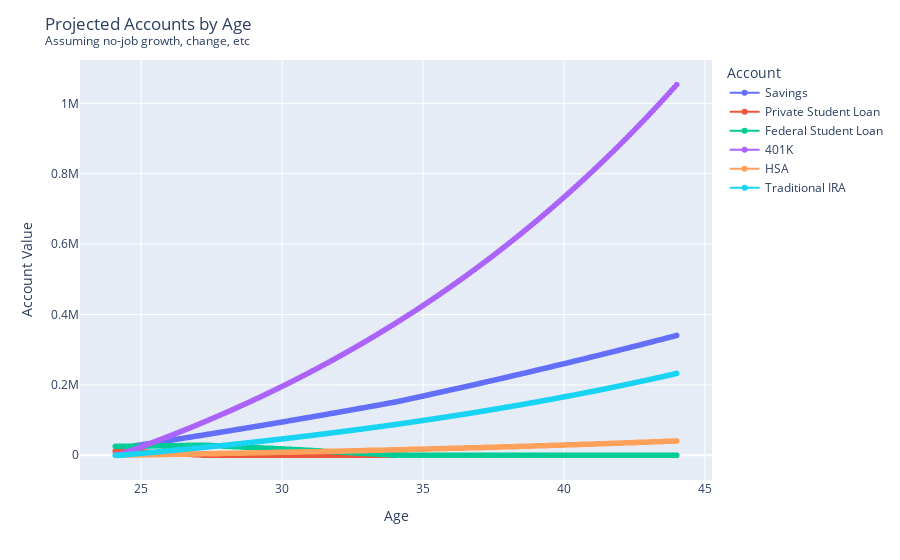

Notebook source saved alongside this figure:
### Code cell
# Extract the required columns
plot_dat = results['Accounts'].with_columns((pl.col("Years") + current_age).alias("Age")).drop("Years").filter(pl.col("Age") < current_age+look_ahead_years)

# Plot each account value over the years
fig = px.line(plot_dat.melt(id_vars="Age").rename(mapping={"variable" : "Account"}), x="Age", y="value", color='Account', markers=True)

# Update layout and show the plot
fig.update_layout(title = "Projected Accounts by Age <br><sup>Assuming no-job growth, change, etc</sup>", xaxis_title='Age', yaxis_title='Account Value')
fig.show()

### Figure 1 — Plotly figure (JSON) as saved in the notebook; plotly's stock layout.template omitted (floating-point values rounded to 4 significant figures; data arrays with more than 128 entries replaced by an {"elided": "..."} marker saying what was removed)
{"data": [{"hovertemplate": "Account=Savings<br>Age=%{x}<br>value=%{y}<extra></extra>", "legendgroup": "Savings", "line": {"color": "#636efa", "dash": "solid"}, "marker": {"symbol": "circle"}, "mode": "lines+markers", "name": "Savings", "showlegend": true, "type": "scattergl", "x": {"elided": "240 float values"}, "xaxis": "x", "y": {"elided": "240 float values"}, "yaxis": "y"}, {"hovertemplate": "Account=Private Student Loan<br>Age=%{x}<br>value=%{y}<extra></extra>", "legendgroup": "Private Student Loan", "line": {"color": "#EF553B", "dash": "solid"}, "marker": {"symbol": "circle"}, "mode": "lines+markers", "name": "Private Student Loan", "showlegend": true, "type": "scattergl", "x": {"elided": "240 float values"}, "xaxis": "x", "y": {"elided": "240 float values"}, "yaxis": "y"}, {"hovertemplate": "Account=Federal Student Loan<br>Age=%{x}<br>value=%{y}<extra></extra>", "legendgroup": "Federal Student Loan", "line": {"color": "#00cc96", "dash": "solid"}, "marker": {"symbol": "circle"}, "mode": "lines+markers", "name": "Federal Student Loan", "showlegend": true, "type": "scattergl", "x": {"elided": "240 float values"}, "xaxis": "x", "y": {"elided": "240 float values"}, "yaxis": "y"}, {"hovertemplate": "Account=401K<br>Age=%{x}<br>value=%{y}<extra></extra>", "legendgroup": "401K", "line": {"color": "#ab63fa", "dash": "solid"}, "marker": {"symbol": "circle"}, "mode": "lines+markers", "name": "401K", "showlegend": true, "type": "scattergl", "x": {"elided": "240 float values"}, "xaxis": "x", "y": {"elided": "240 float values"}, "yaxis": "y"}, {"hovertemplate": "Account=HSA<br>Age=%{x}<br>value=%{y}<extra></extra>", "legendgroup": "HSA", "line": {"color": "#FFA15A", "dash": "solid"}, "marker": {"symbol": "circle"}, "mode": "lines+markers", "name": "HSA", "showlegend": true, "type": "scattergl", "x": {"elided": "240 float values"}, "xaxis": "x", "y": {"elided": "240 float values"}, "yaxis": "y"}, {"hovertemplate": "Account=Traditional IRA<br>Age=%{x}<br>value=%{y}<extra></extra>", "legendgroup": "Traditional IRA", "line": {"color": "#19d3f3", "dash": "solid"}, "marker": {"symbol": "circle"}, "mode": "lines+markers", "name": "Traditional IRA", "showlegend": true, "type": "scattergl", "x": {"elided": "240 float values"}, "xaxis": "x", "y": {"elided": "240 float values"}, "yaxis": "y"}], "layout": {"legend": {"title": {"text": "Account"}, "tracegroupgap": 0}, "margin": {"t": 60}, "title": {"text": "Projected Accounts by Age <br><sup>Assuming no-job growth, change, etc</sup>"}, "xaxis": {"anchor": "y", "domain": [0, 1], "title": {"text": "Age"}}, "yaxis": {"anchor": "x", "domain": [0, 1], "title": {"text": "Account Value"}}}}
